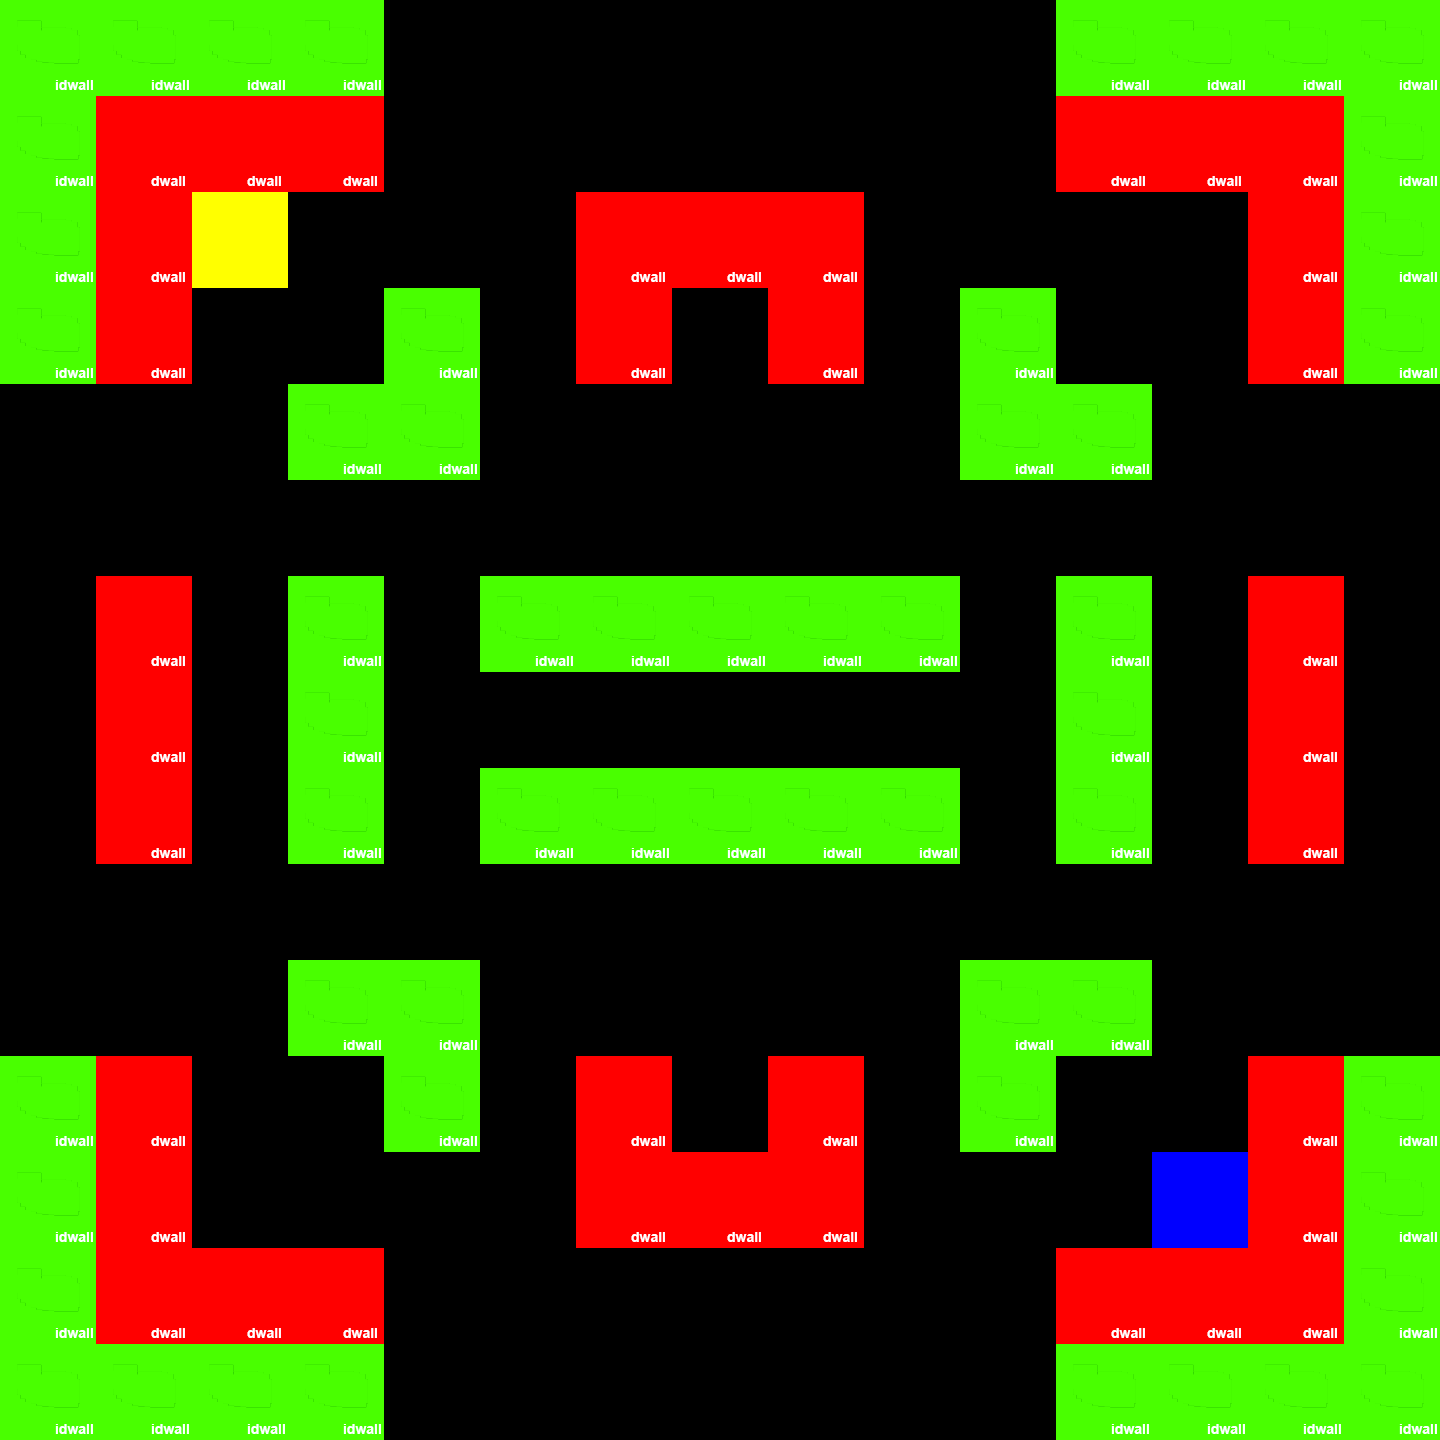

This game map was drawn from its Tiled (.tmx) file and the tilesets committed beside it. A one-line description and the full map source follow:
An orthogonal 15x15 tile map with 96x96 px tiles, 2 tile layers (Map, Players).

<map version="1.0" tiledversion="1.0.3" orientation="orthogonal" renderorder="left-up" width="15" height="15" tilewidth="96" tileheight="96" nextobjectid="1">
 <tileset firstgid="1" source="tilemap.tsx" />
 <layer name="Map" width="15" height="15">
  <data encoding="csv">
2,2,2,2,0,0,0,0,0,0,0,2,2,2,2,
2,1,1,1,0,0,0,0,0,0,0,1,1,1,2,
2,1,0,0,0,0,1,1,1,0,0,0,0,1,2,
2,1,0,0,2,0,1,0,1,0,2,0,0,1,2,
0,0,0,2,2,0,0,0,0,0,2,2,0,0,0,
0,0,0,0,0,0,0,0,0,0,0,0,0,0,0,
0,1,0,2,0,2,2,2,2,2,0,2,0,1,0,
0,1,0,2,0,0,0,0,0,0,0,2,0,1,0,
0,1,0,2,0,2,2,2,2,2,0,2,0,1,0,
0,0,0,0,0,0,0,0,0,0,0,0,0,0,0,
0,0,0,2,2,0,0,0,0,0,2,2,0,0,0,
2,1,0,0,2,0,1,0,1,0,2,0,0,1,2,
2,1,0,0,0,0,1,1,1,0,0,0,0,1,2,
2,1,1,1,0,0,0,0,0,0,0,1,1,1,2,
2,2,2,2,0,0,0,0,0,0,0,2,2,2,2
</data>
 </layer>
 <layer name="Players" width="15" height="15">
  <data encoding="csv">
0,0,0,0,0,0,0,0,0,0,0,0,0,0,0,
0,0,0,0,0,0,0,0,0,0,0,0,0,0,0,
0,0,4,0,0,0,0,0,0,0,0,0,0,0,0,
0,0,0,0,0,0,0,0,0,0,0,0,0,0,0,
0,0,0,0,0,0,0,0,0,0,0,0,0,0,0,
0,0,0,0,0,0,0,0,0,0,0,0,0,0,0,
0,0,0,0,0,0,0,0,0,0,0,0,0,0,0,
0,0,0,0,0,0,0,0,0,0,0,0,0,0,0,
0,0,0,0,0,0,0,0,0,0,0,0,0,0,0,
0,0,0,0,0,0,0,0,0,0,0,0,0,0,0,
0,0,0,0,0,0,0,0,0,0,0,0,0,0,0,
0,0,0,0,0,0,0,0,0,0,0,0,0,0,0,
0,0,0,0,0,0,0,0,0,0,0,0,3,0,0,
0,0,0,0,0,0,0,0,0,0,0,0,0,0,0,
0,0,0,0,0,0,0,0,0,0,0,0,0,0,0
</data>
 </layer>
</map>